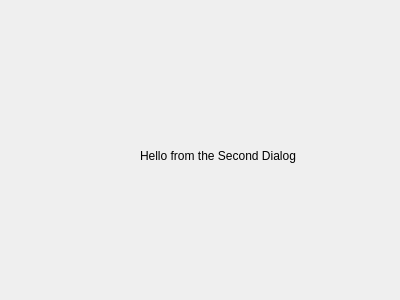
<?xml version="1.0" encoding="UTF-8"?>
<ui version="4.0">
 <class>Second_Dialog</class>
 <widget class="QDialog" name="Second_Dialog">
  <property name="geometry">
   <rect>
    <x>0</x>
    <y>0</y>
    <width>400</width>
    <height>300</height>
   </rect>
  </property>
  <property name="windowTitle">
   <string>Dialog</string>
  </property>
  <widget class="QLabel" name="label">
   <property name="geometry">
    <rect>
     <x>140</x>
     <y>100</y>
     <width>171</width>
     <height>111</height>
    </rect>
   </property>
   <property name="text">
    <string>Hello from the Second Dialog</string>
   </property>
  </widget>
 </widget>
 <resources/>
 <connections/>
</ui>
